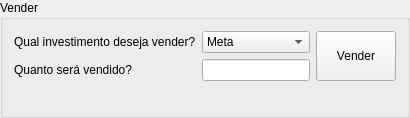
        <widget class="QGroupBox" name="group_box_vender">
         <property name="sizePolicy">
          <sizepolicy hsizetype="Expanding" vsizetype="Expanding">
           <horstretch>0</horstretch>
           <verstretch>0</verstretch>
          </sizepolicy>
         </property>
         <property name="title">
          <string>Vender</string>
         </property>
         <layout class="QGridLayout" name="gridLayout_29">
          <item row="0" column="0">
           <layout class="QGridLayout" name="gridLayout_28">
            <item row="0" column="0">
             <widget class="QLabel" name="label_qual_vender">
              <property name="sizePolicy">
               <sizepolicy hsizetype="Expanding" vsizetype="Preferred">
                <horstretch>0</horstretch>
                <verstretch>0</verstretch>
               </sizepolicy>
              </property>
              <property name="text">
               <string>Qual investimento deseja vender?</string>
              </property>
             </widget>
            </item>
            <item row="0" column="1">
             <widget class="QComboBox" name="combo_box_vender">
              <item>
               <property name="text">
                <string>Meta</string>
               </property>
              </item>
              <item>
               <property name="text">
                <string>Apple</string>
               </property>
              </item>
              <item>
               <property name="text">
                <string>Microsoft</string>
               </property>
              </item>
              <item>
               <property name="text">
                <string>Google</string>
               </property>
              </item>
              <item>
               <property name="text">
                <string>Tesla</string>
               </property>
              </item>
              <item>
               <property name="text">
                <string>Bitcoin</string>
               </property>
              </item>
              <item>
               <property name="text">
                <string>Ethereum</string>
               </property>
              </item>
              <item>
               <property name="text">
                <string>Solana</string>
               </property>
              </item>
              <item>
               <property name="text">
                <string>Cardano</string>
               </property>
              </item>
              <item>
               <property name="text">
                <string>Zcash</string>
               </property>
              </item>
              <item>
               <property name="text">
                <string>Ouro</string>
               </property>
              </item>
              <item>
               <property name="text">
                <string>Petroleo</string>
               </property>
              </item>
              <item>
               <property name="text">
                <string>Gas</string>
               </property>
              </item>
              <item>
               <property name="text">
                <string>Prata</string>
               </property>
              </item>
              <item>
               <property name="text">
                <string>Algodao</string>
               </property>
              </item>
              <item>
               <property name="text">
                <string>AGG</string>
               </property>
              </item>
              <item>
               <property name="text">
                <string>SHY</string>
               </property>
              </item>
              <item>
               <property name="text">
                <string>VNQ</string>
               </property>
              </item>
              <item>
               <property name="text">
                <string>GOVT</string>
               </property>
              </item>
              <item>
               <property name="text">
                <string>BND</string>
               </property>
              </item>
             </widget>
            </item>
            <item row="1" column="0">
             <widget class="QLabel" name="label_2">
              <property name="text">
               <string>Quanto será vendido?</string>
              </property>
             </widget>
            </item>
            <item row="1" column="1">
             <widget class="QLineEdit" name="line_edit_quanto_vender"/>
            </item>
           </layout>
          </item>
          <item row="0" column="1">
           <widget class="QPushButton" name="botao_vender">
            <property name="sizePolicy">
             <sizepolicy hsizetype="Minimum" vsizetype="Expanding">
              <horstretch>0</horstretch>
              <verstretch>0</verstretch>
             </sizepolicy>
            </property>
            <property name="text">
             <string>Vender</string>
            </property>
            <property name="icon">
             <iconset>
              <normaloff>../imagens/aviso.png</normaloff>../imagens/aviso.png</iconset>
            </property>
           </widget>
          </item>
          <item row="1" column="0" colspan="2">
           <widget class="QLabel" name="label_notificacao_6">
            <property name="palette">
             <palette>
              <active>
               <colorrole role="WindowText">
                <brush brushstyle="SolidPattern">
                 <color alpha="255">
                  <red>255</red>
                  <green>0</green>
                  <blue>0</blue>
                 </color>
                </brush>
               </colorrole>
               <colorrole role="Button">
                <brush brushstyle="SolidPattern">
                 <color alpha="255">
                  <red>255</red>
                  <green>0</green>
                  <blue>0</blue>
                 </color>
                </brush>
               </colorrole>
               <colorrole role="Light">
                <brush brushstyle="SolidPattern">
                 <color alpha="255">
                  <red>255</red>
                  <green>127</green>
                  <blue>127</blue>
                 </color>
                </brush>
               </colorrole>
               <colorrole role="Midlight">
                <brush brushstyle="SolidPattern">
                 <color alpha="255">
                  <red>255</red>
                  <green>63</green>
                  <blue>63</blue>
                 </color>
                </brush>
               </colorrole>
               <colorrole role="Dark">
                <brush brushstyle="SolidPattern">
                 <color alpha="255">
                  <red>127</red>
                  <green>0</green>
                  <blue>0</blue>
                 </color>
                </brush>
               </colorrole>
               <colorrole role="Mid">
                <brush brushstyle="SolidPattern">
                 <color alpha="255">
                  <red>170</red>
                  <green>0</green>
                  <blue>0</blue>
                 </color>
                </brush>
               </colorrole>
               <colorrole role="Text">
                <brush brushstyle="SolidPattern">
                 <color alpha="255">
                  <red>255</red>
                  <green>0</green>
                  <blue>0</blue>
                 </color>
                </brush>
               </colorrole>
               <colorrole role="BrightText">
                <brush brushstyle="SolidPattern">
                 <color alpha="255">
                  <red>255</red>
                  <green>255</green>
                  <blue>255</blue>
                 </color>
                </brush>
               </colorrole>
               <colorrole role="ButtonText">
                <brush brushstyle="SolidPattern">
                 <color alpha="255">
                  <red>0</red>
                  <green>0</green>
                  <blue>0</blue>
                 </color>
                </brush>
               </colorrole>
               <colorrole role="Base">
                <brush brushstyle="SolidPattern">
                 <color alpha="255">
                  <red>255</red>
                  <green>255</green>
                  <blue>255</blue>
                 </color>
                </brush>
               </colorrole>
               <colorrole role="Window">
                <brush brushstyle="SolidPattern">
                 <color alpha="255">
                  <red>255</red>
                  <green>0</green>
                  <blue>0</blue>
                 </color>
                </brush>
               </colorrole>
               <colorrole role="Shadow">
                <brush brushstyle="SolidPattern">
                 <color alpha="255">
                  <red>0</red>
                  <green>0</green>
                  <blue>0</blue>
                 </color>
                </brush>
               </colorrole>
               <colorrole role="AlternateBase">
                <brush brushstyle="SolidPattern">
                 <color alpha="255">
                  <red>255</red>
                  <green>127</green>
                  <blue>127</blue>
                 </color>
                </brush>
               </colorrole>
               <colorrole role="ToolTipBase">
                <brush brushstyle="SolidPattern">
                 <color alpha="255">
                  <red>255</red>
                  <green>255</green>
                  <blue>220</blue>
                 </color>
                </brush>
               </colorrole>
               <colorrole role="ToolTipText">
                <brush brushstyle="SolidPattern">
                 <color alpha="255">
                  <red>0</red>
                  <green>0</green>
                  <blue>0</blue>
                 </color>
                </brush>
               </colorrole>
              </active>
              <inactive>
               <colorrole role="WindowText">
                <brush brushstyle="SolidPattern">
                 <color alpha="255">
                  <red>255</red>
                  <green>0</green>
                  <blue>0</blue>
                 </color>
                </brush>
               </colorrole>
               <colorrole role="Button">
                <brush brushstyle="SolidPattern">
                 <color alpha="255">
                  <red>255</red>
                  <green>0</green>
                  <blue>0</blue>
                 </color>
                </brush>
               </colorrole>
               <colorrole role="Light">
                <brush brushstyle="SolidPattern">
                 <color alpha="255">
                  <red>255</red>
                  <green>127</green>
                  <blue>127</blue>
                 </color>
                </brush>
               </colorrole>
               <colorrole role="Midlight">
                <brush brushstyle="SolidPattern">
                 <color alpha="255">
                  <red>255</red>
                  <green>63</green>
                  <blue>63</blue>
                 </color>
                </brush>
               </colorrole>
               <colorrole role="Dark">
                <brush brushstyle="SolidPattern">
                 <color alpha="255">
                  <red>127</red>
                  <green>0</green>
                  <blue>0</blue>
                 </color>
                </brush>
               </colorrole>
               <colorrole role="Mid">
                <brush brushstyle="SolidPattern">
                 <color alpha="255">
                  <red>170</red>
                  <green>0</green>
                  <blue>0</blue>
                 </color>
                </brush>
               </colorrole>
               <colorrole role="Text">
                <brush brushstyle="SolidPattern">
                 <color alpha="255">
                  <red>255</red>
                  <green>0</green>
                  <blue>0</blue>
                 </color>
                </brush>
               </colorrole>
               <colorrole role="BrightText">
                <brush brushstyle="SolidPattern">
                 <color alpha="255">
                  <red>255</red>
                  <green>255</green>
                  <blue>255</blue>
                 </color>
                </brush>
               </colorrole>
               <colorrole role="ButtonText">
                <brush brushstyle="SolidPattern">
                 <color alpha="255">
                  <red>0</red>
                  <green>0</green>
                  <blue>0</blue>
                 </color>
                </brush>
               </colorrole>
               <colorrole role="Base">
                <brush brushstyle="SolidPattern">
                 <color alpha="255">
                  <red>255</red>
                  <green>255</green>
                  <blue>255</blue>
                 </color>
                </brush>
               </colorrole>
               <colorrole role="Window">
                <brush brushstyle="SolidPattern">
                 <color alpha="255">
                  <red>255</red>
                  <green>0</green>
                  <blue>0</blue>
                 </color>
                </brush>
               </colorrole>
               <colorrole role="Shadow">
                <brush brushstyle="SolidPattern">
                 <color alpha="255">
                  <red>0</red>
                  <green>0</green>
                  <blue>0</blue>
                 </color>
                </brush>
               </colorrole>
               <colorrole role="AlternateBase">
                <brush brushstyle="SolidPattern">
                 <color alpha="255">
                  <red>255</red>
                  <green>127</green>
                  <blue>127</blue>
                 </color>
                </brush>
               </colorrole>
               <colorrole role="ToolTipBase">
                <brush brushstyle="SolidPattern">
                 <color alpha="255">
                  <red>255</red>
                  <green>255</green>
                  <blue>220</blue>
                 </color>
                </brush>
               </colorrole>
               <colorrole role="ToolTipText">
                <brush brushstyle="SolidPattern">
                 <color alpha="255">
                  <red>0</red>
                  <green>0</green>
                  <blue>0</blue>
                 </color>
                </brush>
               </colorrole>
              </inactive>
              <disabled>
               <colorrole role="WindowText">
                <brush brushstyle="SolidPattern">
                 <color alpha="255">
                  <red>127</red>
                  <green>0</green>
                  <blue>0</blue>
                 </color>
                </brush>
               </colorrole>
               <colorrole role="Button">
                <brush brushstyle="SolidPattern">
                 <color alpha="255">
                  <red>255</red>
                  <green>0</green>
                  <blue>0</blue>
                 </color>
                </brush>
               </colorrole>
               <colorrole role="Light">
                <brush brushstyle="SolidPattern">
                 <color alpha="255">
                  <red>255</red>
                  <green>127</green>
                  <blue>127</blue>
                 </color>
                </brush>
               </colorrole>
               <colorrole role="Midlight">
                <brush brushstyle="SolidPattern">
                 <color alpha="255">
                  <red>255</red>
                  <green>63</green>
                  <blue>63</blue>
                 </color>
                </brush>
               </colorrole>
               <colorrole role="Dark">
                <brush brushstyle="SolidPattern">
                 <color alpha="255">
                  <red>127</red>
                  <green>0</green>
                  <blue>0</blue>
                 </color>
                </brush>
               </colorrole>
               <colorrole role="Mid">
                <brush brushstyle="SolidPattern">
                 <color alpha="255">
                  <red>170</red>
                  <green>0</green>
                  <blue>0</blue>
                 </color>
                </brush>
               </colorrole>
               <colorrole role="Text">
                <brush brushstyle="SolidPattern">
                 <color alpha="255">
                  <red>127</red>
                  <green>0</green>
                  <blue>0</blue>
                 </color>
                </brush>
               </colorrole>
               <colorrole role="BrightText">
                <brush brushstyle="SolidPattern">
                 <color alpha="255">
                  <red>255</red>
                  <green>255</green>
                  <blue>255</blue>
                 </color>
                </brush>
               </colorrole>
               <colorrole role="ButtonText">
                <brush brushstyle="SolidPattern">
                 <color alpha="255">
                  <red>127</red>
                  <green>0</green>
                  <blue>0</blue>
                 </color>
                </brush>
               </colorrole>
               <colorrole role="Base">
                <brush brushstyle="SolidPattern">
                 <color alpha="255">
                  <red>255</red>
                  <green>0</green>
                  <blue>0</blue>
                 </color>
                </brush>
               </colorrole>
               <colorrole role="Window">
                <brush brushstyle="SolidPattern">
                 <color alpha="255">
                  <red>255</red>
                  <green>0</green>
                  <blue>0</blue>
                 </color>
                </brush>
               </colorrole>
               <colorrole role="Shadow">
                <brush brushstyle="SolidPattern">
                 <color alpha="255">
                  <red>0</red>
                  <green>0</green>
                  <blue>0</blue>
                 </color>
                </brush>
               </colorrole>
               <colorrole role="AlternateBase">
                <brush brushstyle="SolidPattern">
                 <color alpha="255">
                  <red>255</red>
                  <green>0</green>
                  <blue>0</blue>
                 </color>
                </brush>
               </colorrole>
               <colorrole role="ToolTipBase">
                <brush brushstyle="SolidPattern">
                 <color alpha="255">
                  <red>255</red>
                  <green>255</green>
                  <blue>220</blue>
                 </color>
                </brush>
               </colorrole>
               <colorrole role="ToolTipText">
                <brush brushstyle="SolidPattern">
                 <color alpha="255">
                  <red>0</red>
                  <green>0</green>
                  <blue>0</blue>
                 </color>
                </brush>
               </colorrole>
              </disabled>
             </palette>
            </property>
            <property name="font">
             <font>
              <pointsize>11</pointsize>
              <weight>75</weight>
              <italic>true</italic>
              <bold>true</bold>
             </font>
            </property>
            <property name="layoutDirection">
             <enum>Qt::LeftToRight</enum>
            </property>
            <property name="text">
             <string/>
            </property>
            <property name="alignment">
             <set>Qt::AlignCenter</set>
            </property>
           </widget>
          </item>
         </layout>
        </widget>
